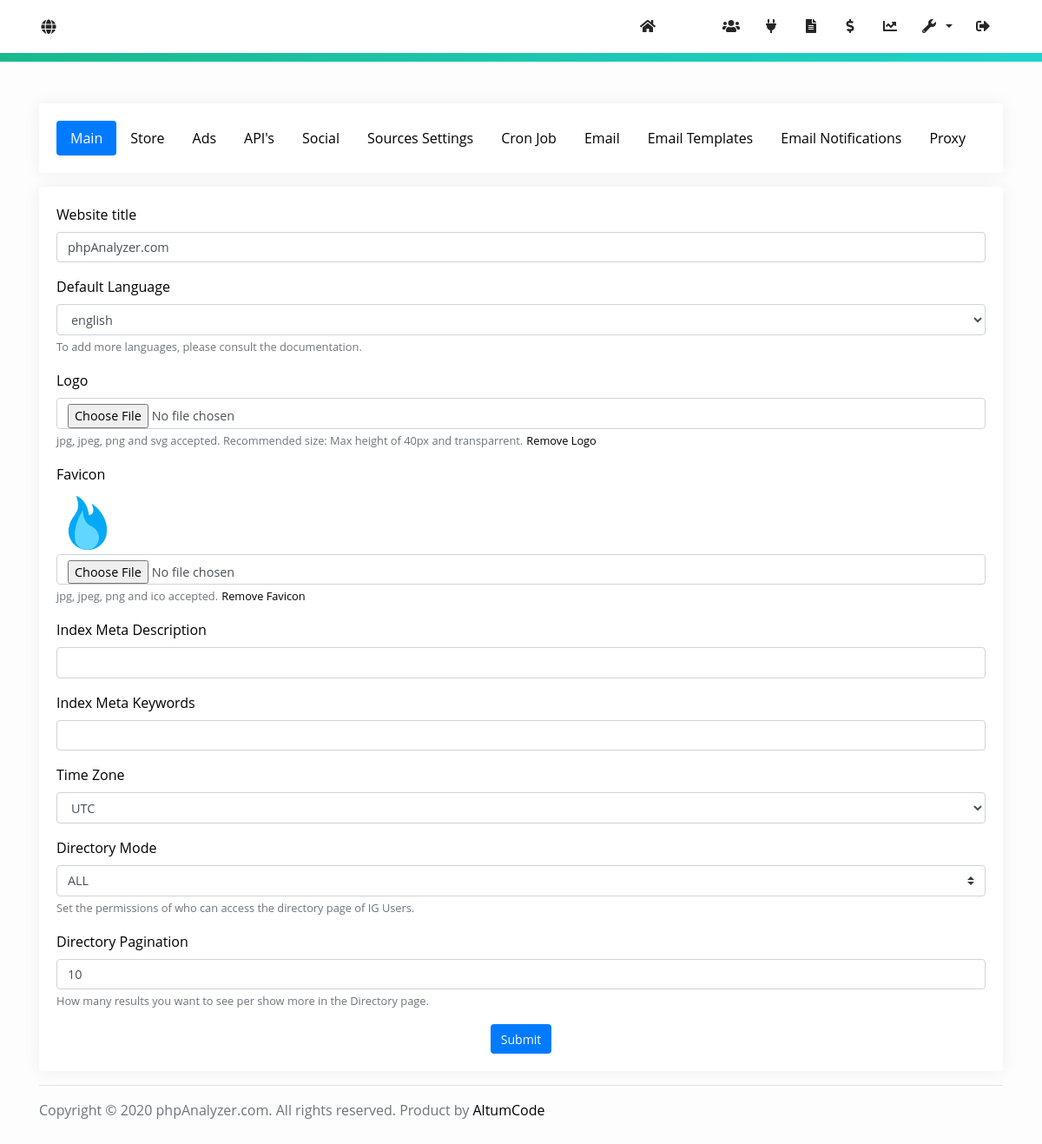
Page /admin/website-settings (signed in) on the committed database.
### tables this page shows
CREATE TABLE `settings` (
  `id` int(11) NOT NULL,
  `title` varchar(64) NOT NULL,
  `logo` varchar(40) DEFAULT '',
  `favicon` varchar(40) DEFAULT '',
  `time_zone` varchar(32) NOT NULL DEFAULT 'America/New_York',
  `meta_description` varchar(1024) NOT NULL,
  `meta_keywords` varchar(512) DEFAULT NULL,
  `analytics_code` varchar(32) NOT NULL,
  `email_confirmation` int(11) NOT NULL DEFAULT 0,
  `recaptcha` int(11) NOT NULL DEFAULT 1,
  `public_key` varchar(64) NOT NULL,
  `private_key` varchar(64) NOT NULL,
  `facebook_login` int(11) NOT NULL,
  `facebook_app_id` varchar(64) NOT NULL,
  `facebook_app_secret` varchar(64) NOT NULL,
  `smtp_host` varchar(128) NOT NULL,
  `smtp_port` int(11) NOT NULL,
  `smtp_encryption` varchar(16) DEFAULT '0',
  `smtp_auth` int(11) DEFAULT 0,
  `smtp_user` varchar(128) NOT NULL,
  `smtp_pass` varchar(128) NOT NULL,
  `smtp_from` varchar(128) NOT NULL,
  `facebook` varchar(64) NOT NULL,
  `twitter` varchar(64) NOT NULL,
  `youtube` varchar(128) DEFAULT NULL,
  `instagram` varchar(64) DEFAULT NULL,
  `store_currency` varchar(12) NOT NULL DEFAULT 'USD',
  `store_paypal_client_id` varchar(256) NOT NULL DEFAULT '',
  `store_paypal_secret` varchar(256) NOT NULL DEFAULT '',
  `store_paypal_mode` enum('sandbox','live') DEFAULT 'live',
  `store_stripe_publishable_key` varchar(64) DEFAULT '',
  `store_stripe_secret_key` varchar(64) DEFAULT '',
  `store_stripe_webhook_secret` varchar(64) DEFAULT '',
  `store_unlock_report_price` float DEFAULT 1,
  `store_unlock_report_time` int(11) DEFAULT 0,
  `store_no_ads_price` float NOT NULL DEFAULT 5,
  `store_user_default_points` int(11) DEFAULT 0,
  `report_ad` varchar(2560) NOT NULL DEFAULT '',
  `index_ad` varchar(2560) NOT NULL DEFAULT '',
  `account_sidebar_ad` varchar(2560) DEFAULT NULL,
  `instagram_check_interval` int(11) DEFAULT 1,
  `instagram_minimum_followers` int(11) DEFAULT 5,
  `instagram_calculator_media_count` int(11) DEFAULT 10,
  `cron_queries` int(11) DEFAULT 1,
  `cron_mode` enum('ACTIVE','ALL') DEFAULT 'ACTIVE',
  `cron_auto_add_missing_logs` int(11) DEFAULT 0,
  `instagram_login` int(11) DEFAULT 0,
  `instagram_client_id` varchar(64) DEFAULT NULL,
  `instagram_client_secret` varchar(64) DEFAULT NULL,
  `activation_email_template` longtext DEFAULT NULL,
  `lost_password_email_template` longtext DEFAULT NULL,
  `credentials_email_template` longtext DEFAULT NULL,
  `admin_email_notification_emails` mediumtext DEFAULT NULL,
  `admin_new_user_email_notification` int(11) DEFAULT 0,
  `admin_new_payment_email_notification` int(11) DEFAULT 0,
  `directory` enum('ALL','LOGGED_IN','DISABLED') DEFAULT NULL,
  `directory_pagination` int(11) DEFAULT 10,
  `proxy` int(11) DEFAULT 0,
  `proxy_exclusive` int(11) DEFAULT 0,
  `proxy_timeout` int(11) DEFAULT 15,
  `proxy_failed_requests_pause` int(11) DEFAULT 3,
  `proxy_pause_duration` int(11) DEFAULT 1440,
  `email_reports` int(11) DEFAULT 0,
  `email_reports_default` int(11) DEFAULT 0,
  `email_reports_frequency` enum('DAILY','WEEKLY','MONTHLY') DEFAULT 'WEEKLY',
  `email_reports_favorites` int(11) DEFAULT 0,
  `default_language` varchar(16) DEFAULT 'english',
  `facebook_check_interval` int(11) DEFAULT 24,
  `facebook_minimum_likes` int(11) DEFAULT 1000,
  `youtube_api_key` varchar(64) DEFAULT NULL,
  `youtube_check_interval` int(11) DEFAULT 24,
  `youtube_minimum_subscribers` int(11) DEFAULT 100,
  `youtube_check_videos` int(11) DEFAULT 10,
  `twitter_consumer_key` varchar(64) DEFAULT NULL,
  `twitter_secret_key` varchar(64) DEFAULT NULL,
  `twitter_oauth_token` varchar(64) DEFAULT NULL,
  `twitter_oauth_token_secret` varchar(64) DEFAULT NULL,
  `twitter_check_interval` int(11) DEFAULT 24,
  `twitter_minimum_followers` int(11) DEFAULT 100,
  `twitter_check_tweets` int(11) DEFAULT 15
);

### index.php (called while the page is built, shortened)
<?php
require 'core/base.php';

### core/functions/language.php (called while the page is built, shortened)
<?php
$path = ROOT . 'languages/';
$lang = $settings->default_language;
$unprocessed_files = glob($path . '*.json');
$files = [];
foreach($unprocessed_files as $file) {
	$file = explode('/', $file);
	$files[] = end($file);
}
$languages = preg_replace('(.json)', '', $files);
$language = json_decode(file_get_contents($path . $lang . '.json'));

### core/functions/general.php (called while the page is built, shortened)
<?php
function get_settings() {
	global $database;
	global $config;
    $settings = $database->query("SELECT * FROM `settings` WHERE `id` = 1")->fetch_object();
    $settings->url = $config['url'];
    $activation_email_template = json_decode($settings->activation_email_template);
    $settings->activation_email_template_subject = $activation_email_template->subject;
    $settings->activation_email_template_body 	= $activation_email_template->body;
    $lost_password_email_template = json_decode($settings->lost_password_email_template);
    $settings->lost_password_email_template_subject = $lost_password_email_template->subject;
    $settings->lost_password_email_template_body 	= $lost_password_email_template->body;
    $credentials_email_template = json_decode($settings->credentials_email_template);
    $settings->credentials_email_template_subject = $credentials_email_template->subject;
    $settings->credentials_email_template_body 	= $credentials_email_template->body;
    return $settings;
}

### core/init.php (called while the page is built, shortened)
<?php
require_once 'classes/Security.php';
require_once 'config/config.php';
require_once 'database/connect.php';
require_once 'functions/general.php';
$settings 				= get_settings();
require_once 'functions/language.php';

### core/config/config.php (called while the page is built, shortened)
<?php
$config = [
    'database_host'        => 'localhost',
    'database_username'    => 'root',
    'database_password'    => '',
    'database_name'        => 'phpanalyzer',
    'url'                  => 'http://localhost/phpanalyzer/'
];

### core/classes/Security.php (called while the page is built, shortened)
<?php
class Security {
    public static $csrf_prefix = 'csrf_';
    public static function csrf_get_session_token($name = 'default') {
        return (isset($_SESSION[self::$csrf_prefix . $name])) ? $_SESSION[self::$csrf_prefix . $name] : false;
    }
}

### views/admin/website_settings.php (the view, shortened to what this page needs)
<div class="card card-shadow mb-3">
    <div class="card-body">
        <ul class="nav nav-pills" role="tablist">
            <li class="nav-item"><a class="nav-link active" href="#main" data-toggle="pill" role="tab"><?= $language->admin_website_settings->tab->main ?></a></li>
            <li class="nav-item"><a class="nav-link" href="#store" data-toggle="pill" role="tab"><?= $language->admin_website_settings->tab->store ?></a></li>
            <li class="nav-item"><a class="nav-link" href="#ads" data-toggle="pill" role="tab"><?= $language->admin_website_settings->tab->ads ?></a></li>
            <li class="nav-item"><a class="nav-link" href="#api" data-toggle="pill" role="tab"><?= $language->admin_website_settings->tab->api ?></a></li>
            <li class="nav-item"><a class="nav-link" href="#social" data-toggle="pill" role="tab"><?= $language->admin_website_settings->tab->social ?></a></li>
            <li class="nav-item"><a class="nav-link" href="#sources" data-toggle="pill" role="tab"><?= $language->admin_website_settings->tab->sources ?></a></li>
            <li class="nav-item"><a class="nav-link" href="#cron" data-toggle="pill" role="tab"><?= $language->admin_website_settings->tab->cron ?></a></li>
            <li class="nav-item"><a class="nav-link" href="#email" data-toggle="pill" role="tab"><?= $language->admin_website_settings->tab->email ?></a></li>
            <li class="nav-item"><a class="nav-link" href="#email_templates" data-toggle="pill" role="tab"><?= $language->admin_website_settings->tab->email_templates ?></a></li>
            <li class="nav-item"><a class="nav-link" href="#email_notifications" data-toggle="pill" role="tab"><?= $language->admin_website_settings->tab->email_notifications ?></a></li>
            <li class="nav-item"><a class="nav-link" href="#proxy" data-toggle="pill" role="tab"><?= $language->admin_website_settings->tab->proxy ?></a></li>
        </ul>
    </div>
</div>
<div class="card card-shadow">
    <div class="card-body">
        <form action="" method="post" role="form" enctype="multipart/form-data">
            <div class="tab-content">
                <div class="tab-pane fade show active" id="main">
                    <div class="form-group">
                        <label><?= $language->admin_website_settings->input->title ?></label>
                        <input type="text" name="title" class="form-control" value="<?= $settings->title ?>" />
                    </div>
                    <div class="form-group">
                        <label><?= $language->admin_website_settings->input->default_language ?></label>
                        <select name="default_language" class="form-control">
                            <?php foreach($languages as $value) echo '<option value="' . $value . '" ' . (($settings->default_language == $value) ? 'selected' : null) . '>' . $value . '</option>' ?>
                        </select>
                        <small class="text-muted"><?= $language->admin_website_settings->input->default_language_help ?></small>
                    </div>
                    <div class="form-group">
                        <label><?= $language->admin_website_settings->input->logo ?></label>
                        <input id="logo-file-input" type="file" name="logo" class="form-control" />
                        <small class="text-muted"><?= $language->admin_website_settings->input->logo_help ?></small>
                        <small class="text-muted"><a href="admin/website-settings/remove-logo/<?= Security::csrf_get_session_token('url_token') ?>"><?= $language->admin_website_settings->input->logo_remove ?></a></small>
                    </div>
                    <div class="form-group">
                        <label><?= $language->admin_website_settings->input->favicon ?></label>
                        <?php if($settings->favicon != ''): ?>
                            <div class="m-1">
                                <img src="<?= $settings->url . UPLOADS_ROUTE . 'favicon/' . $settings->favicon ?>" class="img-fluid" />
                            </div>
                        <?php endif ?>
                        <input id="favicon-file-input" type="file" name="favicon" class="form-control" />
                        <small class="text-muted"><?= $language->admin_website_settings->input->favicon_help ?></small>
                        <small class="text-muted"><a href="admin/website-settings/remove-favicon/<?= Security::csrf_get_session_token('url_token') ?>"><?= $language->admin_website_settings->input->favicon_remove ?></a></small>
                    </div>
                    <div class="form-group">
                        <label><?= $language->admin_website_settings->input->meta_description ?></label>
                        <input type="text" name="meta_description" class="form-control" value="<?= $settings->meta_description ?>" />
                    </div>
                    <div class="form-group">
                        <label><?= $language->admin_website_settings->input->meta_keywords ?></label>
                        <input type="text" name="meta_keywords" class="form-control" value="<?= $settings->meta_keywords ?>" />
                    </div>
                    <div class="form-group">
                        <label><?= $language->admin_website_settings->input->time_zone ?></label>
                        <select name="time_zone" class="form-control">
                            <?php foreach(DateTimeZone::listIdentifiers() as $time_zone) echo '<option value="' . $time_zone . '" ' . (($settings->time_zone == $time_zone) ? 'selected' : null) . '>' . $time_zone . '</option>' ?>
                        </select>
                    </div>
                    <div class="form-group">
                        <label><?= $language->admin_website_settings->input->directory ?></label>
                        <select name="directory" class="custom-select form-control">
                            <option value="ALL" <?= ($settings->directory == 'ALL') ? 'selected' : null ?>>ALL</option>
                        </select>
                        <small class="text-muted"><?= $language->admin_website_settings->input->directory_help ?></small>
                    </div>
                    <div class="form-group">
                        <label><?= $language->admin_website_settings->input->directory_pagination ?></label>
                        <input type="text" name="directory_pagination" class="form-control" value="<?= $settings->directory_pagination ?>" />
                        <small class="text-muted"><?= $language->admin_website_settings->input->directory_pagination_help ?></small>
                    </div>
                </div>
                <div class="text-center">
                    <button type="submit" name="submit" class="btn btn-primary"><?= $language->global->submit_button ?></button>
                </div>
            </div>
        </form>
    </div>
</div>

### views/admin/shared_includes/footer.php (shortened to what this page needs)
<hr />
<div class="mb-5">
    <span class="text-muted"><?= 'Copyright &copy; ' . date('Y') . ' ' . $settings->title . '. All rights reserved. Product by <a href="https://altumcode.io/">AltumCode</a>' ?></span>
</div>
</div>

### assets/css/custom.css (style rules this page uses)
:root { --primary-color: #02A9F4; --primary-color-hover: #0298e1; }
body { background: #fdfdfd; font-family: 'Open Sans', sans-serif; color: black; }
a { color: black; transition: color .3s ease-in-out; }
.form-control { font-size: .9rem; }
.btn { font-size: .88rem; padding-top: .4rem; padding-bottom: .4rem; border: 0; transition: opacity 0.3s; }
.card-shadow { box-shadow: 0px 0px 20px #00000010; border: 0; }

### rows in the picture
settings: title "phpAnalyzer.com", default_language "english", favicon (picture), time_zone "UTC", directory "ALL", directory_pagination "10"

### other values in the picture
$language->admin_website_settings->tab->main "Main"
$language->admin_website_settings->tab->store "Store"
$language->admin_website_settings->tab->ads "Ads"
$language->admin_website_settings->tab->api "API's"
$language->admin_website_settings->tab->social "Social"
$language->admin_website_settings->tab->sources "Sources Settings"
$language->admin_website_settings->tab->cron "Cron Job"
$language->admin_website_settings->tab->email "Email"
$language->admin_website_settings->tab->email_templates "Email Templates"
$language->admin_website_settings->tab->email_notifications "Email Notifications"
$language->admin_website_settings->tab->proxy "Proxy"
$language->admin_website_settings->input->title "Website title"
$language->admin_website_settings->input->default_language "Default Language"
$language->admin_website_settings->input->default_language_help "To add more languages, please consult the documentation."
$language->admin_website_settings->input->logo "Logo"
